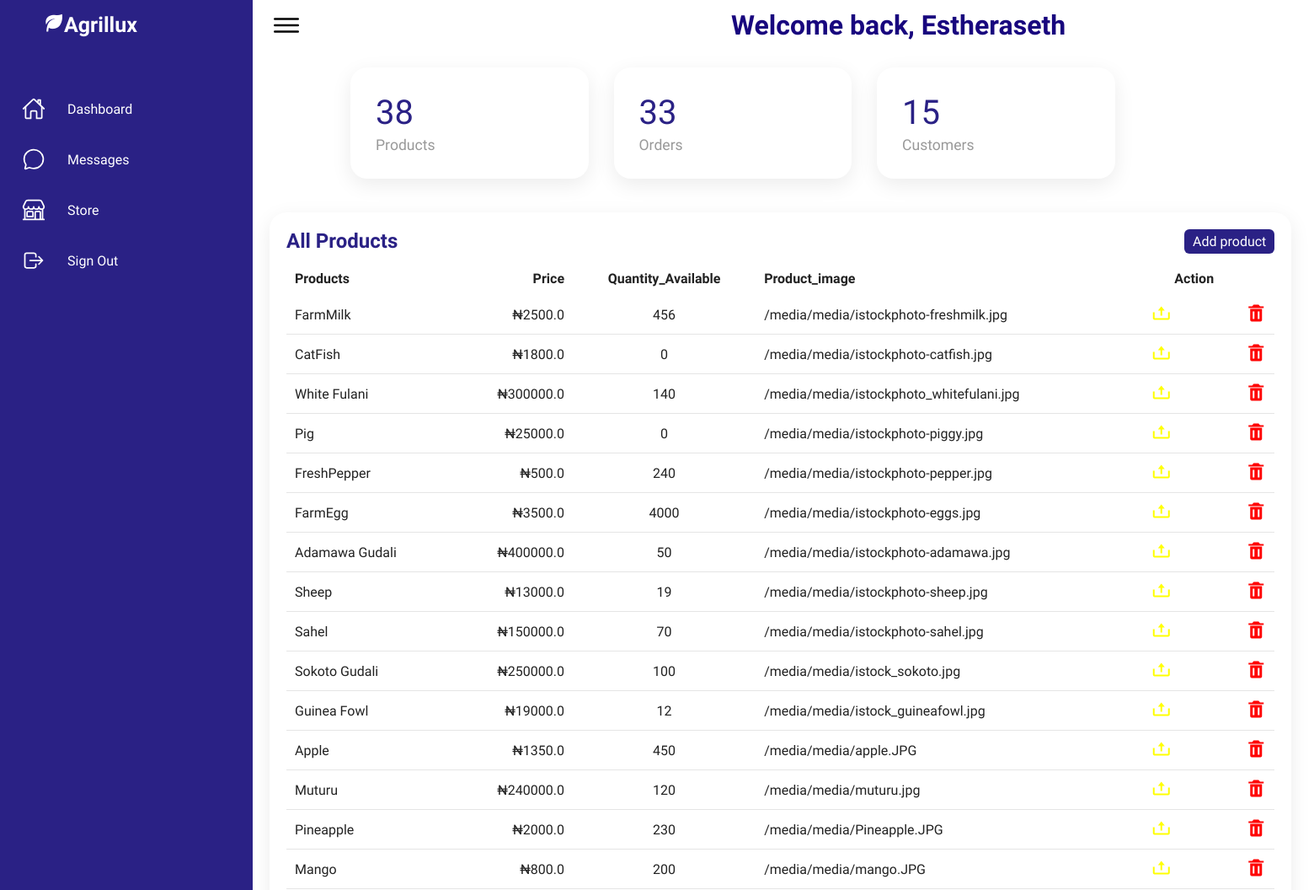
Page /store/ (signed in, upper part) on the earlier database version.
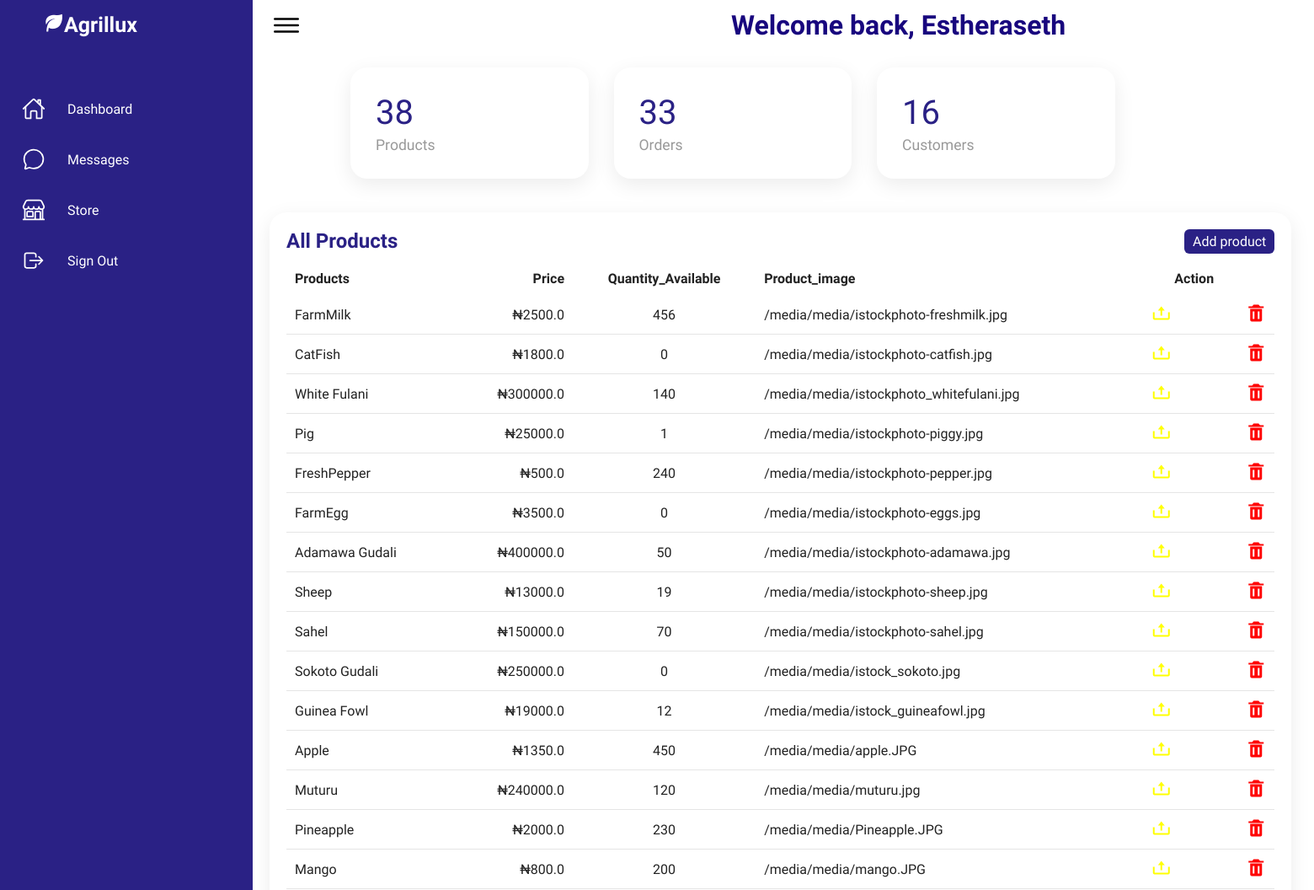
Same page on the later database version.
### ecommerce/models.py (models this page shows, shortened)
class Product(models.Model):
    name        = models.CharField(max_length=200, null=True)
    price       = models.FloatField()
    image       = models.ImageField(upload_to = "media/")
    available   = models.CharField(max_length=200, null=False)
    discount    = models.BooleanField(default=False)
    @property
    def ImageURL(self):
        try:
            url = self.image.url
        except:
            url = ''
        return url

### ecommerce/views.py (the view)
# urls.py: path('store/', views.store, name='store'),
@login_required
def store(request):
    product = Product.objects.all()
    prod = len(product)
    order = Order.objects.filter(completed=True)
    order_len = len(order)
    customer = User.objects.all()
    cust = len(customer)
    context ={
        'products':product,
        'product':prod,
        'order':order_len,
        'customers':cust
    }
    return render(request, 'store/store.html', context)

### template/store/store.html (shortened to what the changed rows need)
{% load static %}
<!DOCTYPE html>
<html lang="en">
    <link href='https://unpkg.com/boxicons@2.1.4/css/boxicons.min.css' rel='stylesheet'>
    <link rel="stylesheet" href="{% static 'css/style.css' %}">
</head>
<body>
    <div class="container">
        <div class="main">
            <div class="topbar">
                <div class="search">
                 <h1 style="color:rgb(24, 6, 126); margin-left:-17rem;">Welcome back, {{request.user}}</h1>
                </div>
            </div>
            <div class="cardBox">
                <div class="card">
                    <div>
                        <a href="{% url 'customers' %}" style="text-decoration:none"><div class="numbers">{{customers}}</div></a>
                    </div>
                </div>
            </div>
            <div class="details">
                <div class="recentOrders">
                    <div class="cardHeader">
                        <h2>All Products</h2>
                    </div>
                    <table>
                        <thead>
                            <tr>
                                <td>Products</td>
                                <td>Price</td>
                                <td>Quantity_Available</td>
                                <td>Product_image</td>
                                <td>Action</td>
                            </tr>
                        </thead>
                        <tbody>
                            {% for product in products  %}
                            <tr>
                                <td>{{product.name}}</td>
                                <td>&#8358;{{product.price}}</td>
                                <td>{{product.available}}</td>
                                <td>{{product.ImageURL}}</td>
                                <td><a href="{% url 'update_product' product.id %}" class="updateBtn"><i style="color:yellow; font-size:24px;"class='bx bx-upload'></i></a></td>
                                <td><a href="{% url 'delete_product' product.id %}"><i style="color:red; font-size:24px;"class='bx bxs-trash'></i></a></td>
                            </tr>
                            {% empty %}
                            <h3> No product added yet <h3>
                            {% endfor %}
                        </tbody>
                    </table>
                </div>
            </div>
        </div>
    </div>
</body>
</html>

Differences in the rows shown:
changed Product "Pig": available "0" → "1"
changed Product "FarmEgg": available "4000" → "0"
changed Product "Sokoto Gudali": available "100" → "0"
Other differences:
{{ customers }}: "15" → "16"
